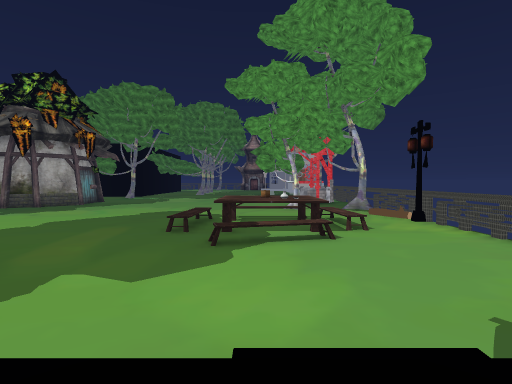
view 1 (above)

24 first-person views from a walk through a Unity game level. The camera is 1.5 m above the floor, tilts 2° down and sees 80° across. The floor is counted in squares, 2 m on a side. Each view is taken from the middle of a square. On the plan, view 1 faces up. The plan holds only what a view shows up to about 10 squares ahead; the rest is blank. The place goes on beyond the plan. The player is left out. Some animated figures are left out. Some surface patterns are stand-ins.

view 2
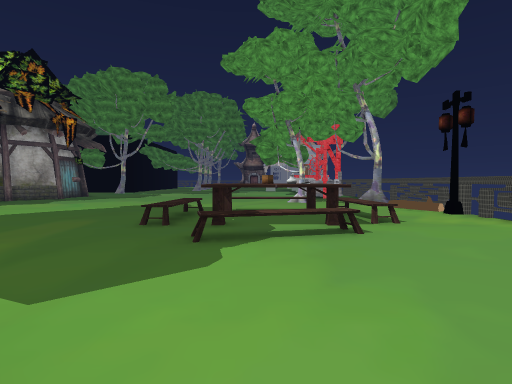

view 3
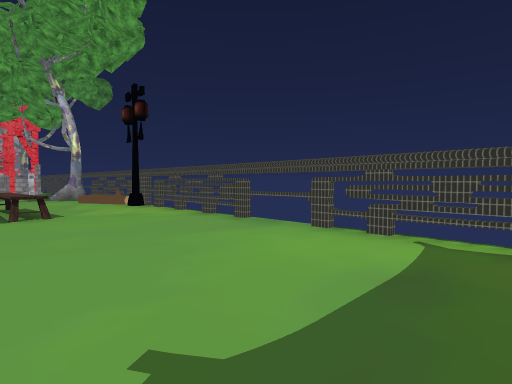

view 4
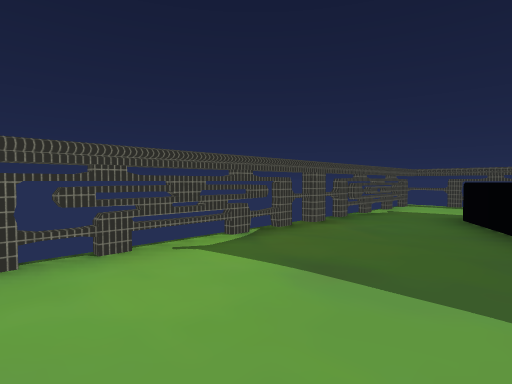

view 5
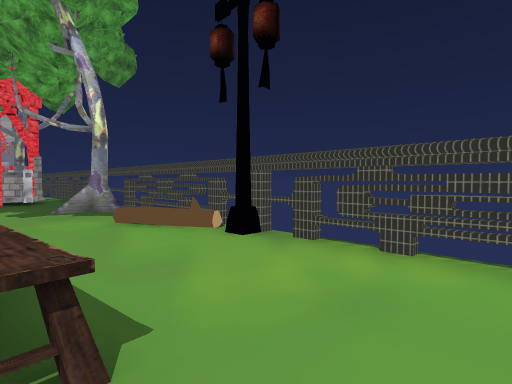

view 6
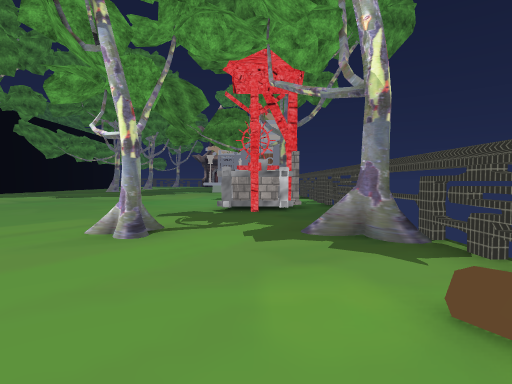

view 7
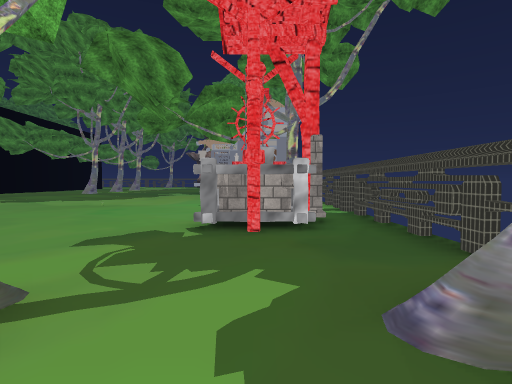

view 8
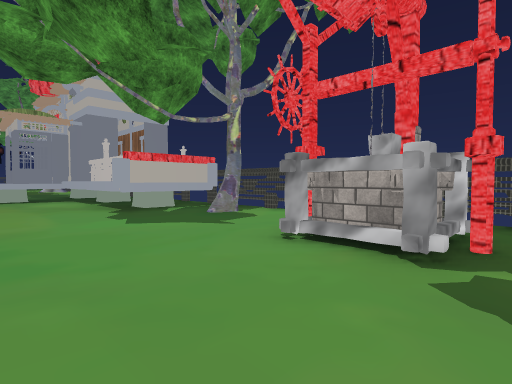

view 9
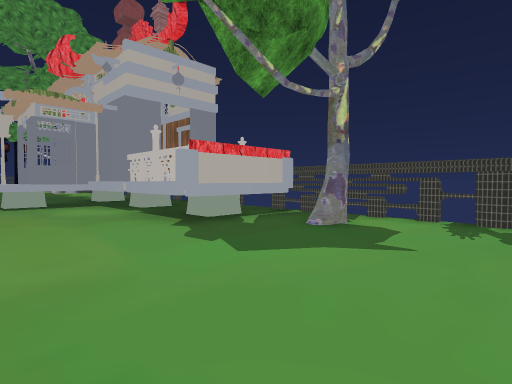

view 10
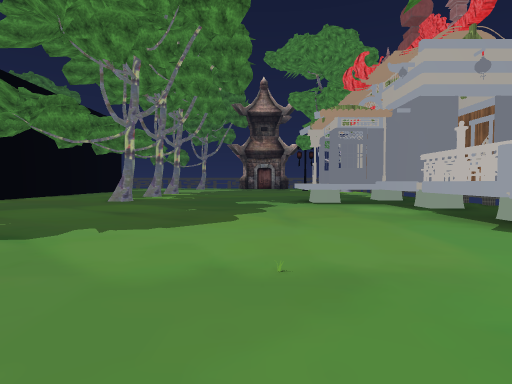

view 11
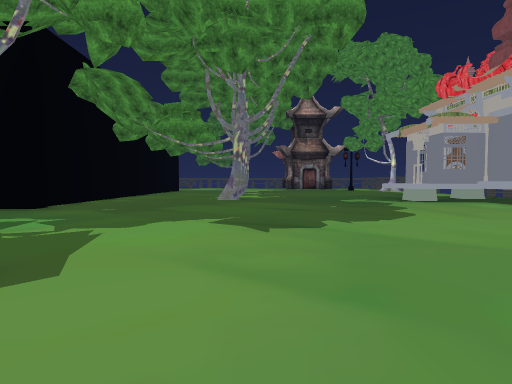

view 12
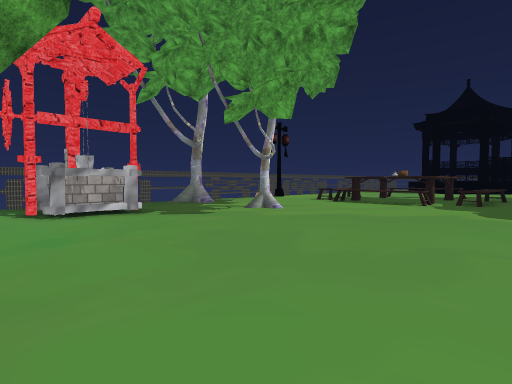

view 13
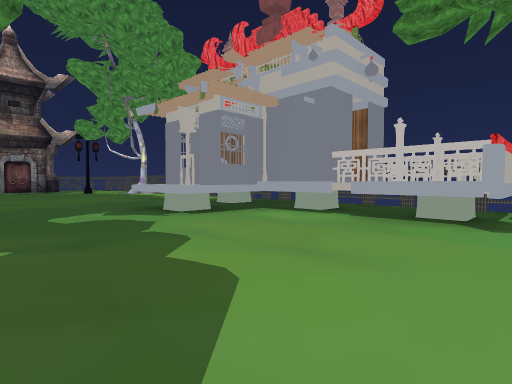

view 14
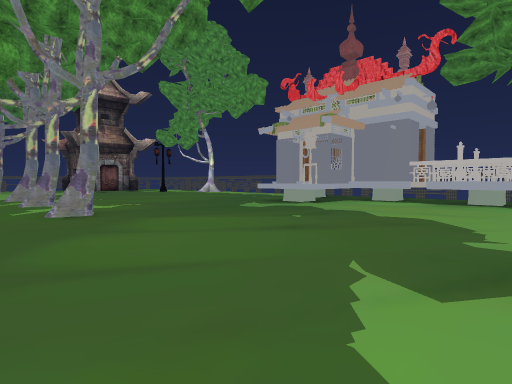

view 15
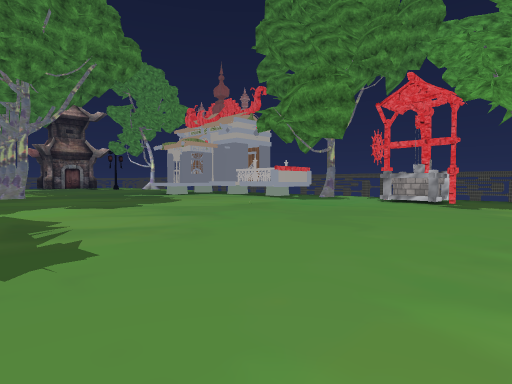

view 16
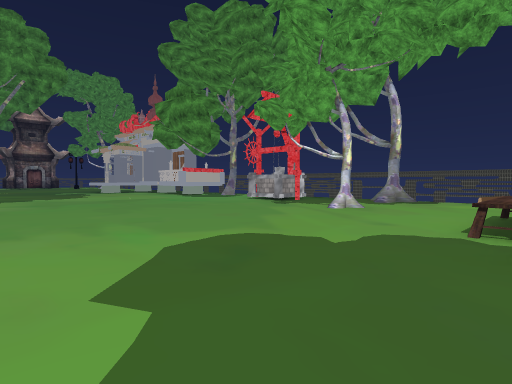

view 17
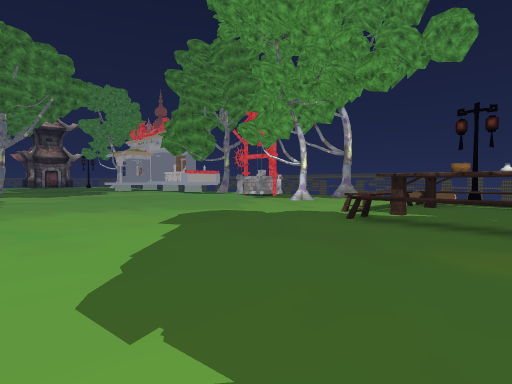

view 18
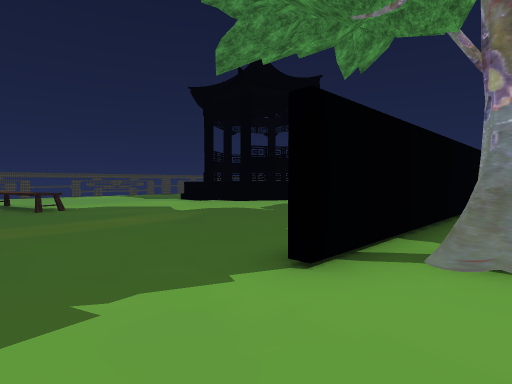

view 19
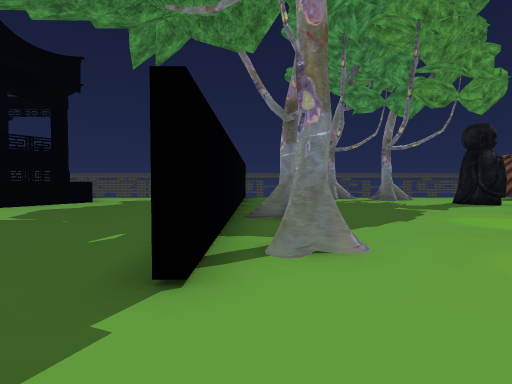

view 20
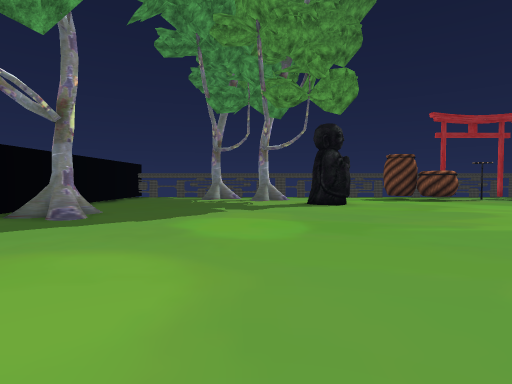

view 21
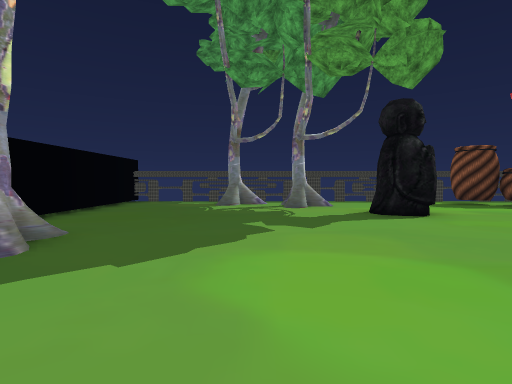

view 22
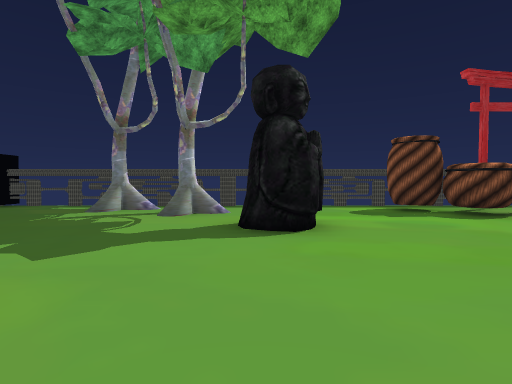

view 23
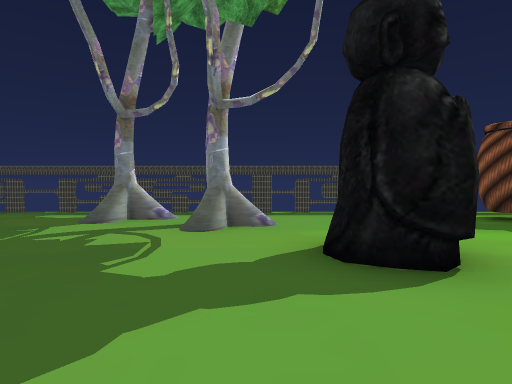

view 24
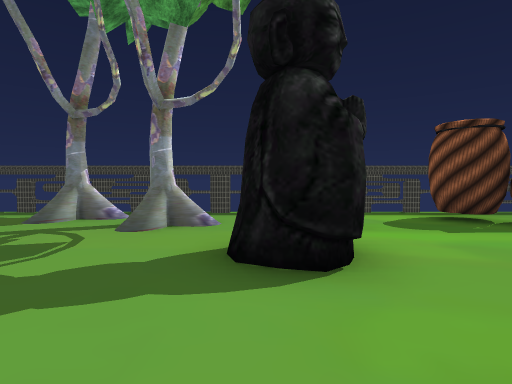

### Floor plan
Key: @ floor where view 1 was taken; # wall or solid block; x gap in a wall; . main floor; : floor 0.25 m higher than the main floor; / step, stairs or slope; = window, fence, low wall or low ledge; ^ raised ledge; T tree; W well; H house; S statue; O other object.
Columns run from 21 left of view 1 to 7 right of it. Each row starts with its distance up from view 1.
 32             ..........HHHHHH
 31            .............HHHH
 30            .............HHH#
 29           ..............HHH#
 28           ..............HHHH
 27            .............HHH##
 26             ................#
 25             ........O.....#.#
 24              ...............#
 23               ..............#
 22              ............O..#
 21              ...........WW#.x
 20              ...........WWW.
 19              ...............x
 18              ...............x
 17              ..........T.. #
 16               .........T...##
 15               ..............#
 14              ...............
 13              ........^^...O#
 12              ......^#^^#^..#
 11              ......^#  #^..Ox
 10              ......^#  #^...x
  9        .   ........^####^...x
  8       ...  ..........^^^....x
  7      ...............^^......x
  6     .......#x ..............
  5    .......... ..............x
  4    .......... ..............x
  3   .........#x ..............
  2  ..........#. .....  / .....x
  1 .............# .....    ....x
  0 .............# ....  @   ...x
 -1 ....#S.......   ..       ...x
 -2 .............            =..x
 -3 #.....#/.....             ..x
 -4 .#....#/##...             ..x
 -5 .........:...#           ...x
 -6  xx ####### x#           xx

Positions as (right, up) in squares from view 1, and headings:
1: (0, 0), facing up
2: (0, 2), facing up
3: (2, 2), facing up-right
4: (3, 5), facing down-right
5: (3, 8), facing up-right
6: (4, 12), facing up
7: (4, 15), facing up
8: (0, 19), facing up-right
9: (0, 22), facing up-right
10: (-1, 22), facing up
11: (-5, 21), facing up
12: (-4, 23), facing down-right
13: (-3, 26), facing up-right
14: (-8, 26), facing up-right
15: (-8, 17), facing up-right
16: (-6, 12), facing up-right
17: (-8, 9), facing up-right
18: (-10, 9), facing down-right
19: (-9, 9), facing down
20: (-14, 9), facing down
21: (-13, 6), facing down
22: (-16, 4), facing down
23: (-15, 2), facing down
24: (-16, 2), facing down
